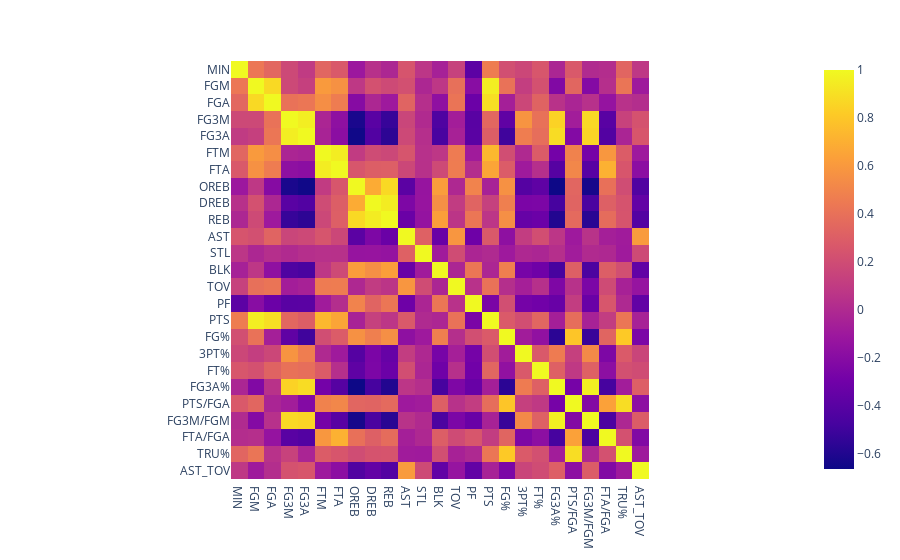

Notebook source saved alongside this figure:
### Code cell
data_per_min = data.groupby(['PLAYER','PLAYER_ID','Year'])[total_cols].sum().reset_index()
for col in data_per_min.columns[4:]:
    data_per_min[col] = data_per_min[col]/data_per_min['MIN']

data_per_min['FG%'] = data_per_min['FGM']/data_per_min['FGA']
data_per_min['3PT%'] = data_per_min['FG3M']/data_per_min['FG3A']
data_per_min['FT%'] = data_per_min['FTM']/data_per_min['FTA']
data_per_min['FG3A%'] = data_per_min['FG3A']/data_per_min['FGA']
data_per_min['PTS/FGA'] = data_per_min['PTS']/data_per_min['FGA']
data_per_min['FG3M/FGM'] = data_per_min['FG3M']/data_per_min['FGM']
data_per_min['FTA/FGA'] = data_per_min['FTA']/data_per_min['FGA']
data_per_min['TRU%'] = 0.5*data_per_min['PTS']/(data_per_min['FGA']+0.475*data_per_min['FTA']) # true shooting percentage
data_per_min['AST_TOV'] = data_per_min['AST']/data_per_min['TOV']


data_per_min = data_per_min[data_per_min['MIN']>=50]
data_per_min.drop(columns='PLAYER_ID', inplace=True)
data_per_min

correlation_matrix = data_per_min.corr()

fig = px.imshow(correlation_matrix)
fig.show()

### Figure 1 — Plotly figure (JSON) as saved in the notebook; plotly's stock layout.template omitted (floating-point values rounded to 4 significant figures; data arrays with more than 128 entries replaced by an {"elided": "..."} marker saying what was removed)
{"data": [{"coloraxis": "coloraxis", "hovertemplate": "x: %{x}<br>y: %{y}<br>color: %{z}<extra></extra>", "name": "0", "type": "heatmap", "x": ["MIN", "FGM", "FGA", "FG3M", "FG3A", "FTM", "FTA", "OREB", "DREB", "REB", "AST", "STL", "BLK", "TOV", "PF", "PTS", "FG%", "3PT%", "FT%", "FG3A%", "PTS/FGA", "FG3M/FGM", "FTA/FGA", "TRU%", "AST_TOV"], "xaxis": "x", "y": ["MIN", "FGM", "FGA", "FG3M", "FG3A", "FTM", "FTA", "OREB", "DREB", "REB", "AST", "STL", "BLK", "TOV", "PF", "PTS", "FG%", "3PT%", "FT%", "FG3A%", "PTS/FGA", "FG3M/FGM", "FTA/FGA", "TRU%", "AST_TOV"], "yaxis": "y", "z": {"elided": "25x25 float values"}}], "layout": {"coloraxis": {"colorscale": [[0, "#0d0887"], [0.1111, "#46039f"], [0.2222, "#7201a8"], [0.3333, "#9c179e"], [0.4444, "#bd3786"], [0.5556, "#d8576b"], [0.6667, "#ed7953"], [0.7778, "#fb9f3a"], [0.8889, "#fdca26"], [1, "#f0f921"]]}, "margin": {"t": 60}, "xaxis": {"anchor": "y", "constrain": "domain", "domain": [0, 1], "scaleanchor": "y"}, "yaxis": {"anchor": "x", "autorange": "reversed", "constrain": "domain", "domain": [0, 1]}}}
